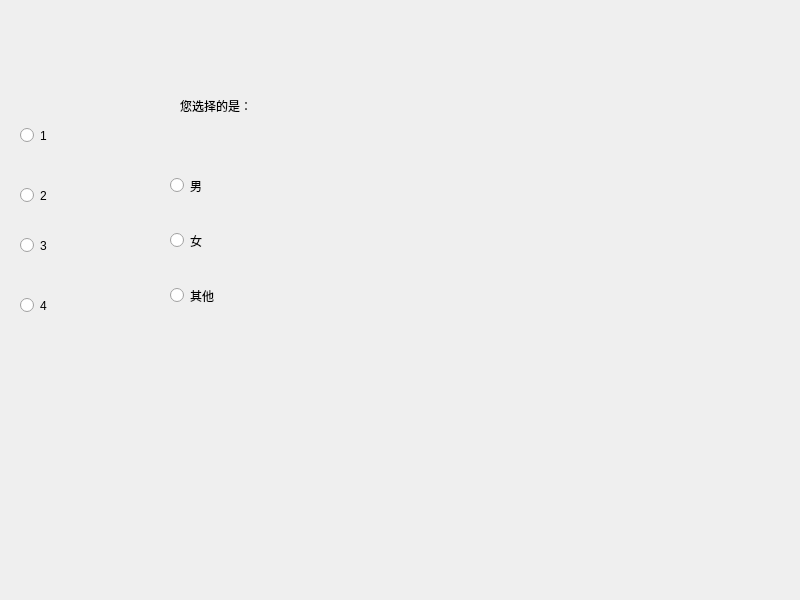
<?xml version="1.0" encoding="UTF-8"?>
<ui version="4.0">
 <class>Widget</class>
 <widget class="QWidget" name="Widget">
  <property name="geometry">
   <rect>
    <x>0</x>
    <y>0</y>
    <width>800</width>
    <height>600</height>
   </rect>
  </property>
  <property name="windowTitle">
   <string>Widget</string>
  </property>
  <widget class="QRadioButton" name="radioButton_male">
   <property name="geometry">
    <rect>
     <x>170</x>
     <y>160</y>
     <width>161</width>
     <height>51</height>
    </rect>
   </property>
   <property name="text">
    <string>男</string>
   </property>
  </widget>
  <widget class="QRadioButton" name="radioButton_female">
   <property name="geometry">
    <rect>
     <x>170</x>
     <y>220</y>
     <width>161</width>
     <height>41</height>
    </rect>
   </property>
   <property name="text">
    <string>女</string>
   </property>
  </widget>
  <widget class="QRadioButton" name="radioButton_other">
   <property name="geometry">
    <rect>
     <x>170</x>
     <y>270</y>
     <width>171</width>
     <height>51</height>
    </rect>
   </property>
   <property name="text">
    <string>其他</string>
   </property>
  </widget>
  <widget class="QLabel" name="label">
   <property name="geometry">
    <rect>
     <x>180</x>
     <y>70</y>
     <width>191</width>
     <height>71</height>
    </rect>
   </property>
   <property name="text">
    <string>您选择的是：</string>
   </property>
  </widget>
  <widget class="QRadioButton" name="radioButton">
   <property name="geometry">
    <rect>
     <x>20</x>
     <y>120</y>
     <width>111</width>
     <height>31</height>
    </rect>
   </property>
   <property name="text">
    <string>1</string>
   </property>
  </widget>
  <widget class="QRadioButton" name="radioButton_2">
   <property name="geometry">
    <rect>
     <x>20</x>
     <y>180</y>
     <width>111</width>
     <height>31</height>
    </rect>
   </property>
   <property name="text">
    <string>2</string>
   </property>
  </widget>
  <widget class="QRadioButton" name="radioButton_3">
   <property name="geometry">
    <rect>
     <x>20</x>
     <y>230</y>
     <width>111</width>
     <height>31</height>
    </rect>
   </property>
   <property name="text">
    <string>3</string>
   </property>
  </widget>
  <widget class="QRadioButton" name="radioButton_4">
   <property name="geometry">
    <rect>
     <x>20</x>
     <y>290</y>
     <width>111</width>
     <height>31</height>
    </rect>
   </property>
   <property name="text">
    <string>4</string>
   </property>
  </widget>
 </widget>
 <resources/>
 <connections/>
</ui>
